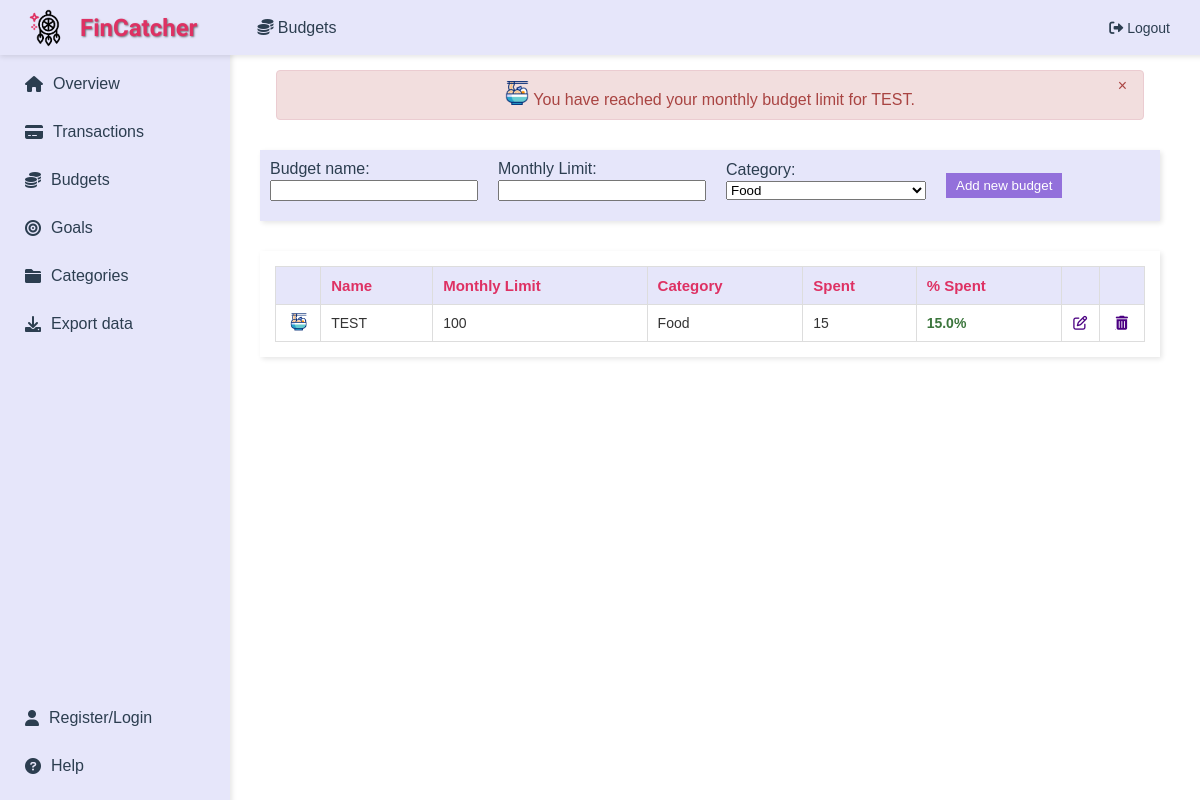
The page /budgets (signed in) on the database its author committed.
### app/main/models.py (models this page shows)
class Budgets(db.Model):
    id = db.Column(db.Integer, primary_key=True, unique=True, nullable=False)
    name = db.Column(db.String(50), nullable=False)
    monthly_limit = db.Column(db.Float, nullable=False)
    spent = db.Column(db.Float, default=0)
    spent_percentage = db.Column(db.Float, default=0)
    category_id = db.Column(db.Integer, db.ForeignKey('categories.id'), nullable=False)  # references Categories table
    user_id = db.Column(db.Integer, db.ForeignKey('user.user_id'), nullable=False)  # link to User
    __table_args__ = (UniqueConstraint('name', 'user_id', name='uix_name_user_id'),)
    def calculate_spent_percentage(self):
        self.spent_percentage = (self.spent / self.monthly_limit * 100) if self.monthly_limit > 0 else 0

class Categories(db.Model):
    id = db.Column(db.Integer, primary_key=True, unique=True, nullable=False)
    name = db.Column(db.String(50), nullable=False)
    description = db.Column(db.String(1000), nullable=True)
    user_id = db.Column(db.Integer, db.ForeignKey('user.user_id'), nullable=True)  # link to User
    budgets = db.relationship('Budgets', backref='category', lazy=True)
    goals = db.relationship('Goals', backref='category', lazy=True)
    __table_args__ = (UniqueConstraint('name', 'user_id', name='uix_name_user_id'),)

### app/budgets/routes.py (the view, shortened to what this page needs)
@budgets.route('/budgets', methods=['GET', 'POST'])
@login_required # requires the user to be logged in
def budgets_page():
    categories_list = get_categories()
    update_budget_progress_and_notify(current_user.user_id, category_icons)  # Update budgets and notify
    budgets_list = Budgets.query.filter_by(user_id=current_user.user_id).all()
    return render_template('show_budgets.html', page_title='Budgets', icon='fa-solid fa-coins',
                           budgets=budgets_list, categories=categories_list, category_gifs=category_gifs,
                           category_icons=category_icons)

### app/main/helpers.py (called while the page is built)
def get_categories():
    return Categories.query.filter(
        or_(Categories.id <= 16, Categories.user_id == current_user.user_id)
    ).all()

### app/main/models.py (called while the page is built)
@login_manager.user_loader
def load_user(user_id):
    return User.query.get(int(user_id))  # query the database to retrieve the user instance corresponding to the user_id

### app/budgets/templates/show_budgets.html (shortened to what this page needs)
{% extends "layout.html" %}
{% block content %}
{% with messages = get_flashed_messages(with_categories=true) %}
    {% if messages %}
        <div>
            {% for category, message in messages %}
                <div style="position: relative; margin-bottom: 15px; padding: 10px; border-radius: 4px; width: 90%; margin: 10px auto; text-align: center; border: 1px solid transparent;
                            {% if category == 'success' %}
                                background-color: #dff0d8; border-color: #d0e9c6; color: #3c763d;
                            {% elif category == 'error' %}
                                background-color: #f2dede; border-color: #ebccd1; color: #a94442;
                            {% else %}
                                background-color: #d9edf7; border-color: #bcdff1; color: #31708f;
                            {% endif %}
                     class="flash-message">
                    <button onclick="this.parentElement.style.display='none';" style="position: absolute; top: 5px; right: 10px; background: none; border: none; font-size: 16px; color: inherit; cursor: pointer;">&times;</button>
                    {{ message | safe }}
                </div>
            {% endfor %}
        </div>
    {% endif %}
{% endwith %}
<div style="padding: 20px; background-color: #FFFFFF;">
    <div id="budget-form" style="margin-bottom: 30px;">
        <form action="{{ url_for('budgets.budgets_page') }}" method="POST"
              style="background-color: #E6E6FA; padding: 10px; box-shadow: 2px 2px 5px rgba(0,0,0,0.1); display: flex; align-items: center; gap: 10px;">
            <div style="display: flex; flex-direction: column; align-items: flex-start; margin-right: 10px;">
                <label for="name" style="margin-bottom: 2px;">Budget name:</label>
                <input type="text" id="name" name="name" style="margin-bottom: 10px; width: 200px;" required>
            </div>
            <div style="display: flex; flex-direction: column; align-items: flex-start; margin-right: 10px;">
                <label for="monthly_limit" style="margin-bottom: 2px;">Monthly Limit:</label>
                <input type="number" id="monthly_limit" name="monthly_limit" style="margin-bottom: 10px; width: 200px;" required>
            </div>
            <div style="display: flex; flex-direction: column; align-items: flex-start; margin-right: 10px;">
                <label for="category" style="margin-bottom: 2px;">Category:</label>
                <select id="category" name="category_id" style="margin-bottom: 10px; width: 200px;">
                    {% for category in categories %}
                        <option value="{{ category.id }}">{{ category.name }}</option>
                    {% endfor %}
                </select>
            </div>
            <button type="submit" style="background-color: #9370DB; color: white; padding: 5px 10px; border: none; cursor: pointer; transition: background-color 0.3s;">Add new budget</button>
        </form>
    </div>
    <div id="budgets-list" style="padding: 15px; box-shadow: 2px 2px 5px rgba(0,0,0,0.1); background-color: #FFFFFF;">
        <table style="width: 100%; border-collapse: collapse; text-align: left; font-size: 14px; color: #333333;">
            <thead style="background-color: #E6E6FA; color: #DE3163; font-size: 15px;">
                <tr>
                    <th style="padding: 10px; border: 1px solid #DDD;"></th>
                    <th style="padding: 10px; border: 1px solid #DDD;">Name</th>
                    <th style="padding: 10px; border: 1px solid #DDD;">Monthly Limit</th>
                    <th style="padding: 10px; border: 1px solid #DDD;">Category</th>
                    <th style="padding: 10px; border: 1px solid #DDD;">Spent</th>
                    <th style="padding: 10px; border: 1px solid #DDD;">% Spent</th>
                    <th style="padding: 10px; border: 1px solid #DDD;"></th>
                    <th style="padding: 10px; border: 1px solid #DDD;"></th>
                </tr>
            </thead>
            <tbody>
                {% for budget in budgets %}
                <tr style="background-color: #FFFFFF;">
                    <td style="padding: 0; border: 1px solid #DDD; text-align: center;">
                        <img src="{{ category_gifs[budget.category_id if budget.category_id <= 16 else 17] }}" alt="Category gif" style="width:24px; height:24px;">
                    </td>
                    <td style="padding: 10px; border: 1px solid #DDD;">{{ budget.name }}</td>
                    <td style="padding: 10px; border: 1px solid #DDD;">{{ "%.0f"|format(budget.monthly_limit) if budget.monthly_limit.is_integer() else "%.2f"|format(budget.monthly_limit) }}</td>
                    <td style="padding: 10px; border: 1px solid #DDD;">{{ budget.category.name }}</td>
                    <td style="padding: 10px; border: 1px solid #DDD;">{{ "%.0f"|format(budget.spent) if budget.spent.is_integer() else "%.2f"|format(budget.spent) }}</td>
                    <td style="padding: 10px; border: 1px solid #DDD;">
                        <span style="color:
                            {% if budget.spent_percentage > 70 %} #a94442 {% elif budget.spent_percentage > 30 %} #8a6d3b {% else %} #3c763d {% endif %}; font-weight: bold;">
                            {{ budget.spent_percentage | round }}%
                        </span>
                    </td>
                    <td style="padding: 0; border: 1px solid #DDD; text-align: center;">
                        <a href="{{ url_for('budgets.edit_budget', id=budget.id) }}" class="edit-btn" style="color: #4B0082;">
                            <i class="fa-regular fa-pen-to-square"></i>
                        </a>
                    </td>
                    <td style="padding: 0; border: 1px solid #DDD; text-align: center;">
                        <div style="display: flex; justify-content: center; align-items: center; gap: 0;">
                            <a href="{{ url_for('budgets.delete_budget', id=budget.id) }}" class="delete-btn" style="display: flex; justify-content: center; align-items: center; width: 24px; height: 24px; color: #4B0082;" onclick="confirmDelete(event, {{ budget.id }});">
                                <i class="fas fa-trash-alt"></i>
                            </a>
                        </div>
                    </td>
                </tr>
                {% endfor %}
            </tbody>
        </table>
    </div>
</div>
{% endblock %}

### app/main/templates/layout.html (style rules this page uses)
body { margin: 0; font-family: Arial, sans-serif; background-color: #ffffff; color: #2c3e50; }

### rows shown on the page
Budgets: name "TEST", monthly_limit "100", category.name "Food", spent "15", spent_percentage "15.0"

### other values the page prints
{{ page_title }} "Budgets"
{{ message | safe }} "You have reached your monthly budget limit for TEST."
form field category_id "Food"
